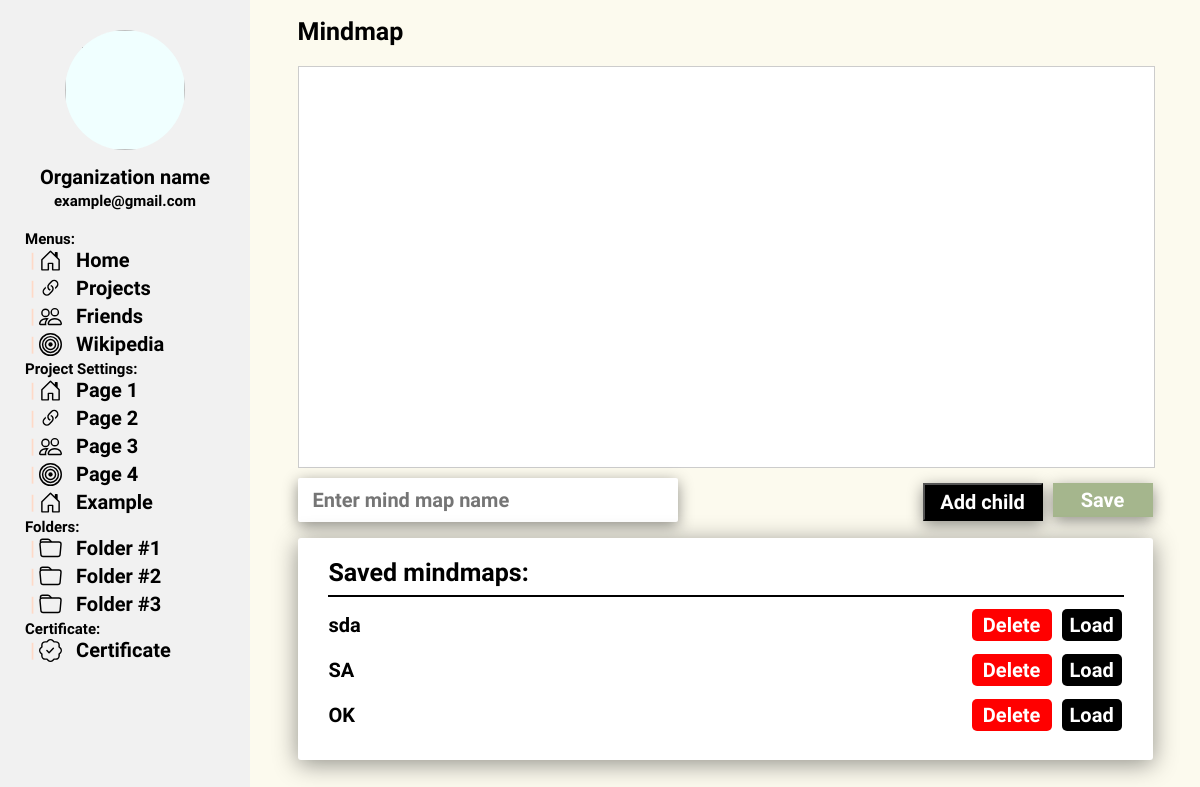
Before: /workspace/1/ with the older database file.
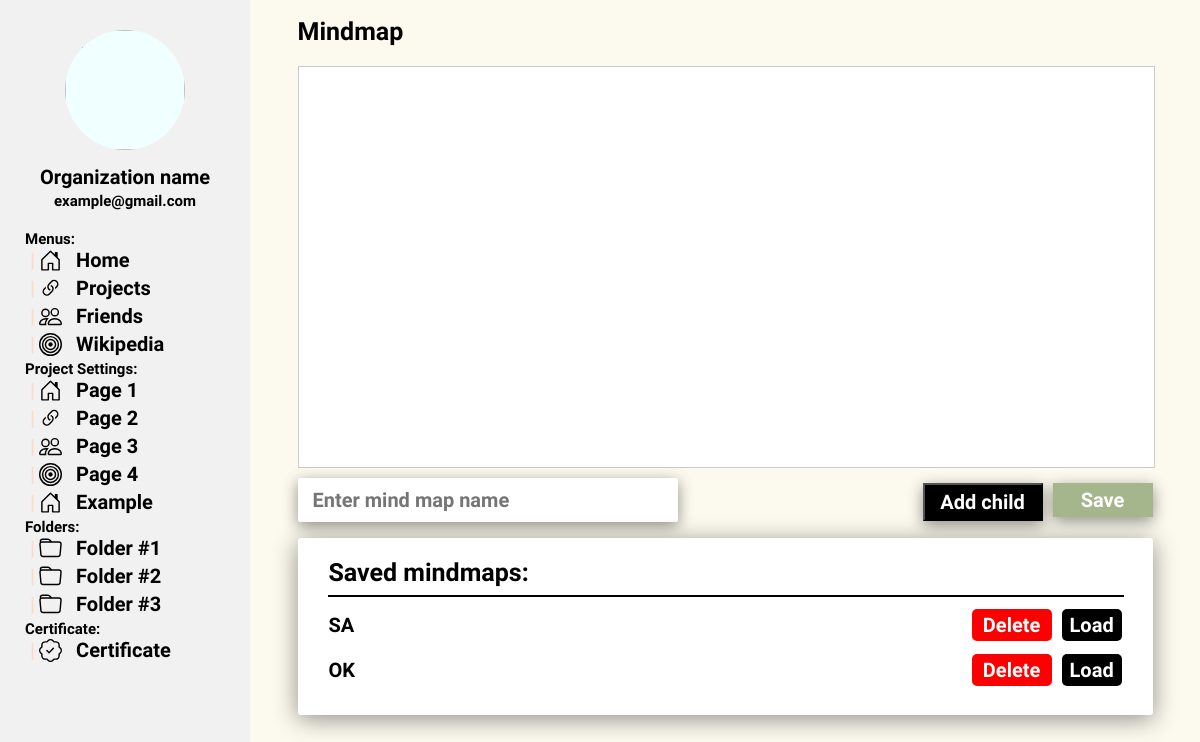
After: the same page with the newer database file.
### RCAPP/models.py (models this page shows, shortened)
class Mindmap(models.Model):
    name = models.CharField(max_length=255)
    data = models.TextField()
    research = models.ForeignKey(Project, on_delete=models.CASCADE, related_name="reasearchs_mindmap")

### RCAPP/views.py (the view)
# urls.py: path("workspace/<int:PID>/", views.workspace, name="workspace"),
def workspace(request, PID):
    project = Project.objects.filter(id=PID).first()
    if not project:
        return redirect('index')
    mindmaps = Mindmap.objects.filter(research=project)
    return render(request, "workspace.html", {
        "project_info": project,
        "mindmaps": mindmaps,
    })

### RCAPP/templates/workspace.html (shortened to what this page needs)
{% extends 'layout.html' %}
{% load static %}
{% block links %}
    <link rel="stylesheet" href="{% static 'css/workspace.css' %}">
{% endblock %}
{% block body %}
    <nav class="navbar" id="navbar">
        <div class="navbar-main-part" id="navbar-main-part">
            <img class="navbar-img" src="">
            <div class="navbar-info">
                <h1 class="navbar-info-text normal-font">Organization name</h1>
                <h1 class="navbar-info-text small-font">example@gmail.com</h1>
            </div>
            <div class="navbar-navmenu">
                <h1 class="navbar-category small-font">Menus:</h1>
                <a href="" style="text-decoration: none; color: black;">
                    <div class="navbar-navs">
                        <h1 class="navbar-line" id="main_page_line">|</h1>
                        <h1 class="navbar-nav normal-font" id="main_page_text">Home</h1>
                    </div>
                </a>
                <a href="" style="text-decoration: none; color: black;">
                    <div class="navbar-navs">
                        <h1 class="navbar-line">|</h1>
                        <h1 class="navbar-nav normal-font">Projects</h1>
                    </div>
                </a>
                <a href="" style="text-decoration: none; color: black;">
                    <div class="navbar-navs">
                        <h1 class="navbar-line">|</h1>
                        <h1 class="navbar-nav normal-font">Friends</h1>
                    </div>
                </a>
                <a href="" style="text-decoration: none; color: black;">
                    <div class="navbar-navs">
                        <h1 class="navbar-line">|</h1>
                        <h1 class="navbar-nav normal-font">Wikipedia</h1>
                    </div>
                </a>
                <h1 class="navbar-category small-font">Project Settings:</h1>
                <a href="" style="text-decoration: none; color: black;">
                    <div class="navbar-navs">
                        <h1 class="navbar-line" id="main_page_line">|</h1>
                        <h1 class="navbar-nav normal-font" id="main_page_text">Page 1</h1>
                    </div>
                </a>
                <a href="" style="text-decoration: none; color: black;">
                    <div class="navbar-navs">
                        <h1 class="navbar-line">|</h1>
                        <h1 class="navbar-nav normal-font">Page 2</h1>
                    </div>
                </a>
                <a href="" style="text-decoration: none; color: black;">
                    <div class="navbar-navs">
                        <h1 class="navbar-line">|</h1>
                        <h1 class="navbar-nav normal-font">Page 3</h1>
                    </div>
                </a>
                <a href="" style="text-decoration: none; color: black;">
                    <div class="navbar-navs">
                        <h1 class="navbar-line">|</h1>
                        <h1 class="navbar-nav normal-font">Page 4</h1>
                    </div>
                </a>
                <a href="" style="text-decoration: none; color: black;">
                    <div class="navbar-navs">
                        <h1 class="navbar-line">|</h1>
                        <h1 class="navbar-nav normal-font">Example</h1>
                    </div>
                </a>
                <h1 class="navbar-category small-font">Folders:</h1>
                <a href="" style="text-decoration: none; color: black;">
                    <div class="navbar-navs">
                        <h1 class="navbar-line">|</h1>
                        <h1 class="navbar-nav normal-font">Folder #1</h1>
                    </div>
                </a>
                <a href="" style="text-decoration: none; color: black;">
                    <div class="navbar-navs">
                        <h1 class="navbar-line">|</h1>
                        <h1 class="navbar-nav normal-font">Folder #2</h1>
                    </div>
                </a>
                <a href="" style="text-decoration: none; color: black;">
                    <div class="navbar-navs">
                        <h1 class="navbar-line">|</h1>
                        <h1 class="navbar-nav normal-font">Folder #3</h1>
                    </div>
                </a>
                <h1 class="navbar-category small-font">Certificate:</h1>
                <a href="" style="text-decoration: none; color: black;">
                    <div class="navbar-navs">
                        <h1 class="navbar-line">|</h1>
                        <h1 class="navbar-nav normal-font">Certificate</h1>
                    </div>
                </a>
                <br>
            </div>
        </div>
    </nav>
    <div class="working_area">
        <div class="mm-div">
            <h1 class="mm-title-gen big-font" id="mm-name">Mindmap</h1>
            <div id="mindmap"></div>
            <div class="mindmap-control-buttons">
                <input type="text" id="mindmapName" class="normal-font" placeholder="Enter mind map name" />
                <button onclick="addNode()" class="mm-add-child normal-font">Add child</button>
                <button onclick="saveNode()" class="mm-save-child normal-font">Save</button>
            </div>
            <div class="mm-loads">
                <h1 class="big-font mm-title">Saved mindmaps:</h1>
                <hr class="mm-line">
                {% if mindmaps != 0 %}
                    {% for i in mindmaps %}
                        <div class="mm-saved-list">
                            <h1 class="normal-font mm-sl-title">{{ i.name }}</h1>
                            <div class="mm-sl-buttons">
                                <button class="normal-font mm-sl-button-2" onclick="loadNote(`{{ i.name }}`)">Load</button>
                                <button class="normal-font mm-sl-button-3" onclick="deleteNode()">Delete</button>
                            </div>
                        </div>
                    {% endfor %}
                {% endif %}
            </div>
            <br>
        </div>
    </div>
{% endblock %}

### RCAPP/templates/layout.html (shortened to what this page needs)
{% load static %}
<!DOCTYPE html>
<html lang="en">
    <head>
        <link rel="stylesheet" href="{% static 'css/layout.css' %}">
        {% block links %}{% endblock %}
    </head>
    <body class="body">
        {% block body %}
        {% endblock %}
    </body>
</html>

### RCAPP/static/css/layout.css (style rules this page uses)
.big-font { font-family: "Itim"; font-size: 25px; }
.normal-font { font-family: "Itim"; font-size: 20px; }
.small-font { font-family: "Itim"; font-size: 18px; }

Changed rows visible on the page:
removed Mindmap: name "sda"
